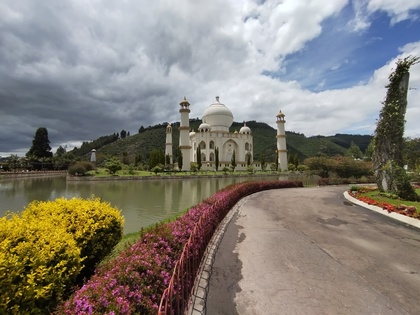
%> input picture IMG_20221009_121928.jpg, 420 x 315 px, shrunk from 3264 x 2448 before the run
$ octave AxorB.m   (GNU Octave 9; MATLAB toolbox functions it lacks are replaced by stand-ins)
%> lines starting %> are read from the running program, lines starting %| are printed output that depends on the picture; in (x1, y1, x2, y2) boxes, pixels count from 0 and x2, y2 are one past the last pixel; in counts of white or black regions, pixels touching at a corner belong together; the program's own positions count from 1
clear
clc
close all

RGB = imread("IMG_20221009_121928.jpg")
%> RGB is the input picture: size 315x420x3 uint8; mean R, G, B 131.7, 126.8, 118.8

BW = im2bw(RGB,0.5);
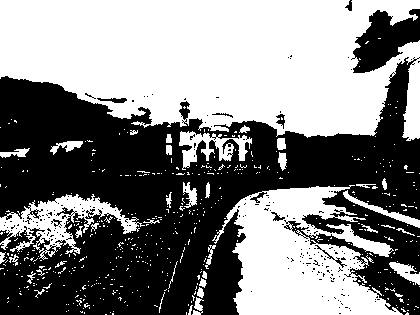
%> BW: size 315x420 logical; 51.2% white; 210 black regions (201 under 20 px), largest, box (x1, y1, x2, y2) and area: (0, 57, 420, 315) 61178, (351, 9, 420, 73) 2500, (97, 98, 127, 103) 92

BW = not(BW);

SE = strel('disk',3);

BW = imdilate(BW,SE);
%> BW: size 315x420 logical; 60.3% white; 89 black regions (62 under 20 px), largest, box (x1, y1, x2, y2) and area: (0, 0, 420, 135) 40849, (237, 198, 399, 315) 7877, (270, 188, 334, 221) 1245

BW = imfill(BW,'holes');
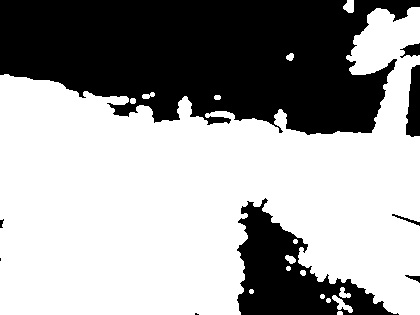
%> BW: size 315x420 logical; 62.3% white; 9 black regions (2 under 20 px), largest, box (x1, y1, x2, y2) and area: (0, 0, 420, 135) 40846, (237, 198, 399, 315) 7875, (406, 65, 420, 137) 786

imshow(BW), title 'Resultado del paisaje segmentado'

I = size(RGB);
%> I = [315 420 3]

alphaB=ones(I(1),I(2));

for(M=1:I(1))
    for(N=1:I(2))
        alphaB(M,N)=BW(M,N)*0.1;
    end
end

figure, imshow(alphaB), title 'Resultado de alphaB 0.1'

%---------------------------------

RGB1 = imread("Imagenes.png")
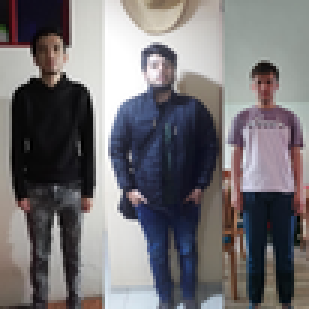
%> input picture Imagenes.png, 103 x 103 px, shrunk from 800 x 800 before the run (shown 3 times larger)
%> RGB1 is the input picture: size 103x103x3 uint8; mean R, G, B 114.8, 112, 114.8

BW2 = im2bw(RGB1,0.5);
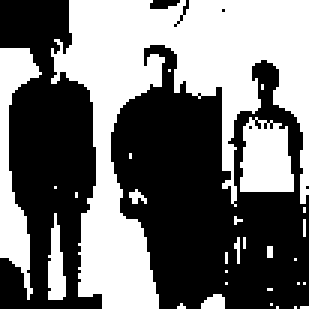
%> BW2: size 103x103 logical (shown 3 times larger); 44.7% white; 29 white regions (24 under 20 px), largest, box (x1, y1, x2, y2) and area: (17, 0, 103, 103) 3668, (0, 16, 14, 100) 487, (80, 39, 98, 64) 363, (16, 71, 22, 100) 114, (67, 98, 75, 103) 32

BW2 = not(BW2);

SE1 = strel('disk',3);

BW2 = imdilate(BW2,SE1);
%> BW2: size 103x103 logical; 70.8% white; 7 black regions (4 under 20 px), largest, box (x1, y1, x2, y2) and area: (20, 0, 103, 103) 2612, (0, 18, 11, 87) 261, (82, 45, 96, 62) 197

BW2 = imfill(BW2,'holes');
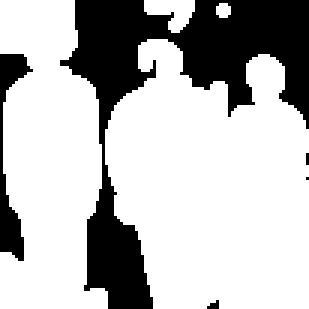
%> BW2: size 103x103 logical (shown 3 times larger); 72.8% white; 5 black regions (3 under 20 px), largest, box (x1, y1, x2, y2) and area: (20, 0, 103, 103) 2612, (0, 18, 11, 87) 261

imshow(BW2), title 'Resultado del paisaje segmentado'

J = size(RGB1);
%> J = [103 103 3]

alphaA=ones(J(1),J(2));

for(M=1:J(1))
    for(N=1:J(2))
        if(BW2(M,N)==0)
            alphaA(M,N)=BW2(M,N)*0.1;
        end
        if(BW2(M,N)==1)
            alphaA(M,N)=BW2(M,N)*0.9;
        end
    end
end

figure, imshow(alphaA), title 'Resultado de alphaA'

%-------------------------------

P = zeros(I(1),I(2));

Q = zeros(J(1),J(2));

for(M=1:J(1))
    for(N=1:J(2))
        P(M,N)=1-alphaB(M,N);
        Q(M,N)=1-alphaA(M,N);
    end
end
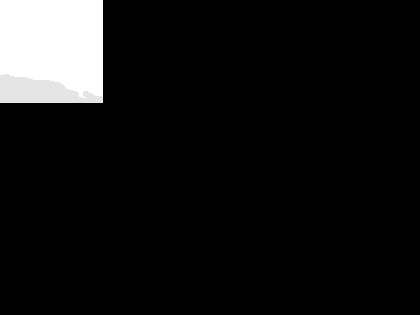
%> P: size 315x420 double; min 0, max 1, mean 0.0787

RGB2=imread("Imagenes.png");

for(M=1:J(1))
    for(N=1:J(2))
        R=RGB1(M,N,1).*P(N,M)+RGB(N,M,1).*Q(N,M);
        G=RGB1(M,N,2).*P(N,M)+RGB(N,M,2).*Q(N,M);
        B=RGB1(M,N,3).*P(N,M)+RGB(N,M,3).*Q(N,M);

        RGB2(M,N,1)=R;
        RGB2(M,N,2)=G;
        RGB2(M,N,3)=B;
    end
end
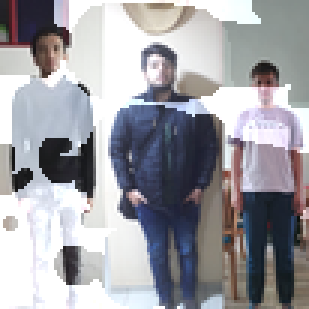
%> RGB2: size 103x103x3 uint8 (shown 3 times larger); mean R, G, B 158.2, 158, 163.5

figure, imshow(RGB2), title 'Resultado Final:'
